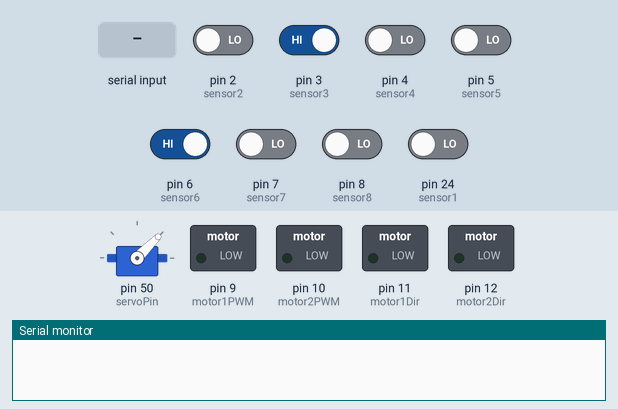
This sketch was run on a simulated Arduino Mega 2560, built with avr-gcc and run on an emulated ATmega2560. Parts: servo, switched loads named in the sketch (green lamp = pin HIGH), the last lines printed to the serial monitor. The test bench sets the inputs (shaded band); at power-on: pin 3 (sensor3), pin 6 (sensor6) HIGH, pin 2 (sensor2), pin 4 (sensor4), pin 5 (sensor5), pin 7 (sensor7), pin 8 (sensor8), pin 24 (sensor1) LOW.

Above: at 1.2 s.
1.3 s: "TURN_SEQUENCE\n" received over Serial
At 2.6 s:
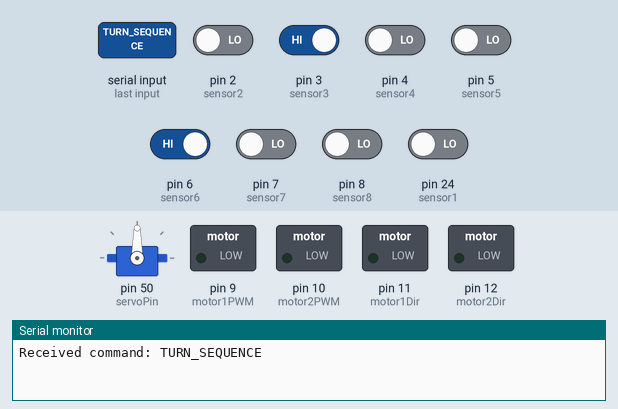
At 4.1 s:
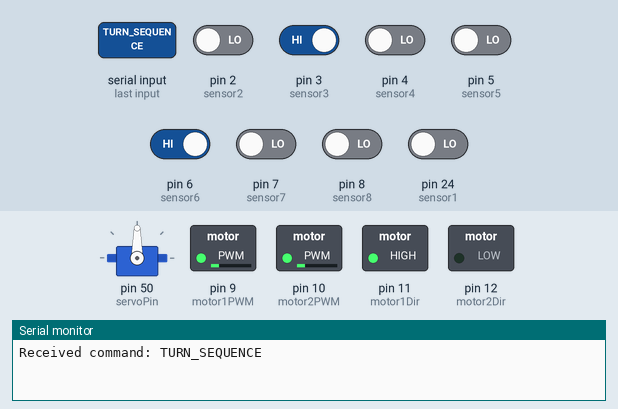
Timing chart, 0 to 13.8 s (numbered marks = the images above; inputs shaded):
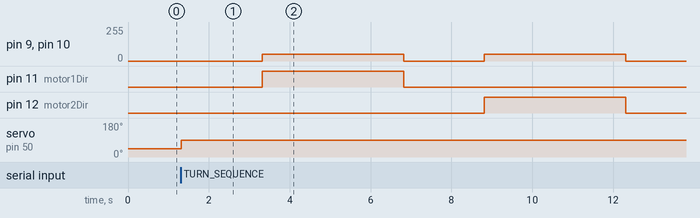

Measured:
- after the input at 1.3 s, pin 9 (motor1PWM), pin 10 (motor2PWM): alternates 50/255 for 3.5 s and 0/255 for 2.0 s, starting after 2.0 s; pin 11 (motor1Dir): LOW → HIGH after 2.0 s, → LOW 3.5 s later; pin 12 (motor2Dir): LOW → HIGH after 7.5 s, → LOW 3.5 s later; servo on pin 50 (servoPin): 45° → 90° at once

The sketch:

multistop_90_cameracontrol.ino
```cpp
#include <Servo.h> // Include the Servo library

// Define sensor pins
const int sensor1 = 24; // Channel 1 connected to pin 24
const int sensor2 = 2;  // Channel 2 connected to pin 2
const int sensor3 = 3;  // Channel 3 connected to pin 3
const int sensor4 = 4;  // Channel 4 connected to pin 4
const int sensor5 = 5;  // Channel 5 connected to pin 5
const int sensor6 = 6;  // Channel 6 connected to pin 6
const int sensor7 = 7;  // Channel 7 connected to pin 7
const int sensor8 = 8;  // Channel 8 connected to pin 8

// Define motor control pins
const int motor1Dir = 11;   // Direction control for Motor 1
const int motor1PWM = 9;    // PWM control for Motor 1
const int motor2Dir = 12;   // Direction control for Motor 2
const int motor2PWM = 10;   // PWM control for Motor 2

Servo cameraServo;          // Servo object for camera
const int servoPin = 50;    // Servo signal pin
const int downPosition = 45; // Downward facing position
const int forwardPosition = 90; // Forward facing position

void setup() {
    // Initialize IR sensor pins
    pinMode(sensor1, INPUT);
    pinMode(sensor2, INPUT);
    pinMode(sensor3, INPUT);
    pinMode(sensor4, INPUT);
    pinMode(sensor5, INPUT);
    pinMode(sensor6, INPUT);
    pinMode(sensor7, INPUT);
    pinMode(sensor8, INPUT);

    // Initialize Motor Driver pins
    pinMode(motor1Dir, OUTPUT);
    pinMode(motor1PWM, OUTPUT);
    pinMode(motor2Dir, OUTPUT);
    pinMode(motor2PWM, OUTPUT);

    // Attach the servo motor
    cameraServo.attach(servoPin);
    cameraServo.write(downPosition); // Set servo to default downward position

    // Initialize serial communication for marker detection
    Serial.begin(9600);
}

void loop() {
    // Check for serial input from Python
    if (Serial.available() > 0) {
        String command = Serial.readStringUntil('\n'); // Read the command
        Serial.print("Received command: ");
        Serial.println(command);

        if (command == "STOP") {
            stopMotors();
            Serial.println("Marker Detected: Robot Stopped");

            // // Turn camera to forward-facing position
            // cameraServo.write(forwardPosition);
            // delay(2000); // Allow servo to move

            // // Perform turn sequence
            // executeTurnSequence();

            // // Reset camera to downward-facing position
            // cameraServo.write(downPosition);
            // delay(2000); // Allow servo to move
        } else if (command == "TURN_SEQUENCE") {
            // Turn camera to forward-facing position
            stopMotors();
            cameraServo.write(forwardPosition);
            delay(2000); // Allow servo to move
            executeTurnSequence();
        }
    }

    // Read sensor values
    int s1 = digitalRead(sensor1);
    int s2 = digitalRead(sensor2);
    int s3 = digitalRead(sensor3);
    int s4 = digitalRead(sensor4);
    int s5 = digitalRead(sensor5);
    int s6 = digitalRead(sensor6);
    int s7 = digitalRead(sensor7);
    int s8 = digitalRead(sensor8);

    // Logic for forward motion
    if (s1 == 1 && s2 == 1 && s3 == 1 && s4 == 1 && s5 == 1 && s6 == 1 && s7 == 1 && s8 == 1) {
        stopMotors();
    } else if (s4 == 1 && s5 == 1) {
        moveForward();
    } else if ((s4 == 1 && s5 == 1) && (s3 == 1 || s6 == 1) && (s1 == 0 && s2 == 0 && s7 == 0 && s8 == 0)) {
        moveForward();
    } else if ((s6 == 0 && s2 == 1 && s7 == 0 && s8 == 0) || (s5 == 0 && s1 == 1)) {
        turnRight();
    } else if ((s3 == 0 && s7 == 1 && s2 == 0 && s1 == 0) || (s4 == 0 && s8 == 1)) {
        turnLeft();
    } else {
        stopMotors();
    }
}

void executeTurnSequence() {
    // stopMotors();
    digitalWrite(motor1Dir, HIGH); // Motor 1 reverse
    analogWrite(motor1PWM, 50);    // Motor 1 speed
    digitalWrite(motor2Dir, LOW);  // Motor 2 forward
    analogWrite(motor2PWM, 50);
    delay(3500);

    // Rotate back to original position
    stopMotors();
    delay(2000);
    digitalWrite(motor1Dir, LOW); // Motor 1 forward
    analogWrite(motor1PWM, 50);    // Motor 1 speed
    digitalWrite(motor2Dir, HIGH);  // Motor 2 reverse
    analogWrite(motor2PWM, 50);
    delay(3500);
    stopMotors();
    delay(2000);
    // Reset camera to downward-facing position
    cameraServo.write(downPosition);
    delay(4000); // Allow servo to move

    Serial.println("READY");
    delay(4000);
}

void moveForward() {
    digitalWrite(motor1Dir, LOW); // Set motor 1 direction
    analogWrite(motor1PWM, 50);  // Set motor 1 speed
    digitalWrite(motor2Dir, LOW); // Set motor 2 direction
    analogWrite(motor2PWM, 50);  // Set motor 2 speed
}

void turnRight() {
    digitalWrite(motor1Dir, LOW); // Motor 1 forward
    analogWrite(motor1PWM, 50);   // Motor 1 speed

    digitalWrite(motor2Dir, LOW);  // Motor 2 brake or stop
    analogWrite(motor2PWM, 0);     // Ensure Motor 2 is completely stopped
}

void turnLeft() {
    digitalWrite(motor1Dir, LOW);  // Motor 1 stop
    analogWrite(motor1PWM, 0);     // Motor 1 stopped

    digitalWrite(motor2Dir, LOW); // Motor 2 forward
    analogWrite(motor2PWM, 50);   // Motor 2 speed
}

void stopMotors() {
    digitalWrite(motor1Dir, LOW); // Optional: set direction to neutral or opposite
    analogWrite(motor1PWM, 0);   // Stop motor 1
    digitalWrite(motor2Dir, LOW); // Optional: set direction to neutral or opposite
    analogWrite(motor2PWM, 0);   // Stop motor 2
}
```
